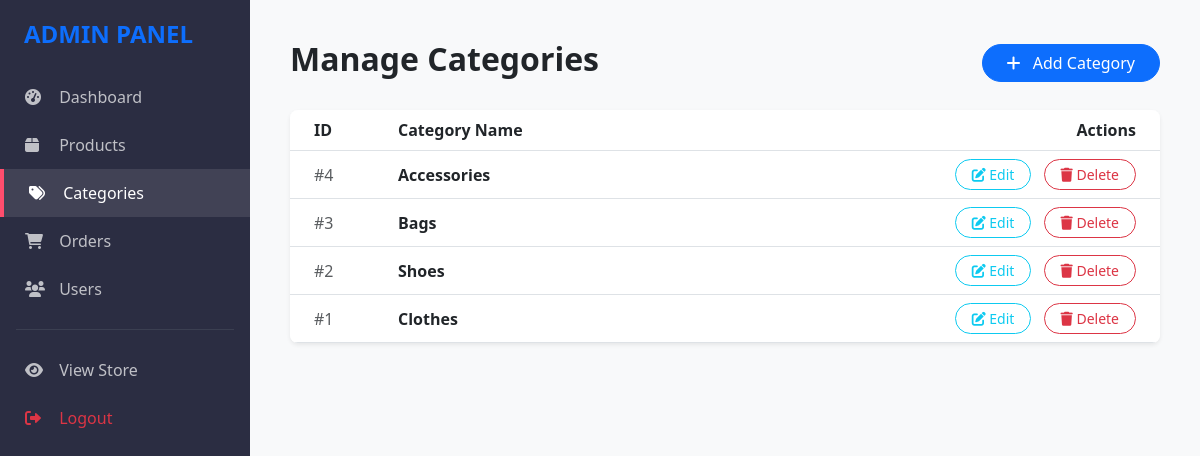
/admin/manage-categories.php (signed in), run on the app's committed database.
### tables this page shows
CREATE TABLE `categories` (
  `id` int(11) NOT NULL,
  `name` varchar(255) NOT NULL
);

### admin/manage-categories.php (the view, shortened to what this page needs)
<?php
include 'includes/header.php';
$categories = $pdo->query("SELECT * FROM categories ORDER BY id DESC")->fetchAll();
?>
<div class="d-flex justify-content-between align-items-center mb-4">
    <h2 class="fw-bold">Manage Categories</h2>
    <button class="btn btn-primary rounded-pill px-4" data-bs-toggle="modal" data-bs-target="#addCategoryModal">
        <i class="fas fa-plus me-2"></i> Add Category
    </button>
</div>
<div class="card border-0 shadow-sm rounded-3 overflow-hidden">
    <div class="table-responsive">
        <table class="table table-hover align-middle mb-0">
            <thead class="bg-light">
                <tr>
                    <th class="px-4" style="width: 100px;">ID</th>
                    <th>Category Name</th>
                    <th class="px-4 text-end">Actions</th>
                </tr>
            </thead>
            <tbody>
                <?php foreach ($categories as $cat): ?>
                    <tr>
                        <td class="px-4 text-muted">#<?php echo $cat['id']; ?></td>
                        <td><span class="fw-bold"><?php echo $cat['name']; ?></span></td>
                        <td class="px-4 text-end">
                            <button class="btn btn-sm btn-outline-info rounded-pill px-3 me-2" data-bs-toggle="modal" data-bs-target="#editModal<?php echo $cat['id']; ?>">
                                <i class="fas fa-edit"></i> Edit
                            </button>
                            <form action="manage-categories.php" method="POST" class="d-inline" onsubmit="return confirm('Are you sure? This may affect products in this category.')">
                                <button type="submit" name="delete_category" class="btn btn-sm btn-outline-danger rounded-pill px-3">
                                    <i class="fas fa-trash"></i> Delete
                                </button>
                            </form>
                        </td>
                    </tr>
                <?php endforeach; ?>
            </tbody>
        </table>
    </div>
</div>
<?php include 'includes/footer.php'; ?>

### admin/includes/header.php (style rules this page uses)
:root { --primary-color: #ff4d6d; --sidebar-width: 250px; }
body { background-color: #f8f9fa; }

### data on the page
categories: id "4", name "Accessories"
categories: id "3", name "Bags"
categories: id "2", name "Shoes"
categories: id "1", name "Clothes"
